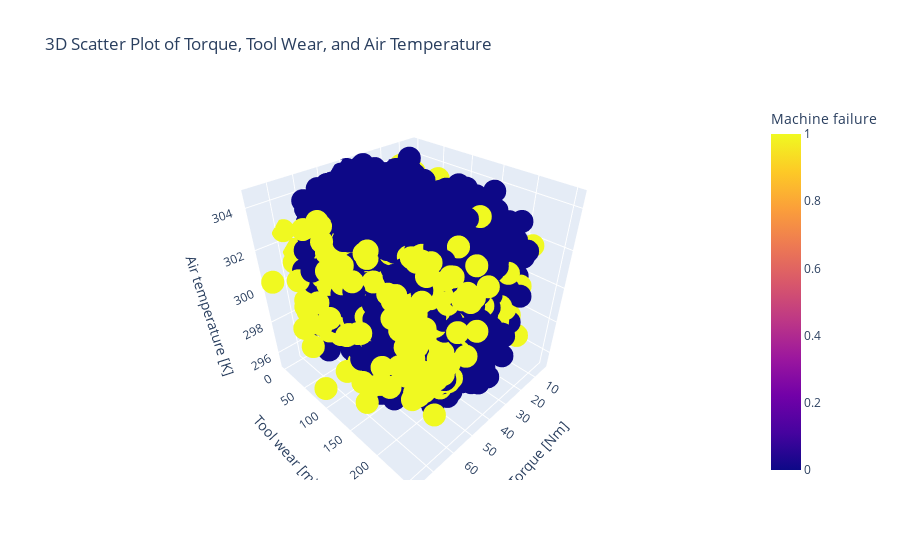

Notebook cell for this chart:
### Code cell
fig = px.scatter_3d(df, x='Torque [Nm]', y='Tool wear [min]', z='Air temperature [K]', 
                    color='Machine failure', title='3D Scatter Plot of Torque, Tool Wear, and Air Temperature')
fig.show()

### Figure 1 — Plotly figure (JSON) as saved in the notebook; plotly's stock layout.template omitted (floating-point values rounded to 4 significant figures; data arrays with more than 128 entries replaced by an {"elided": "..."} marker saying what was removed)
{"data": [{"hovertemplate": "Torque [Nm]=%{x}<br>Tool wear [min]=%{y}<br>Air temperature [K]=%{z}<br>Machine failure=%{marker.color}<extra></extra>", "legendgroup": "", "marker": {"color": {"elided": "10000 int values"}, "coloraxis": "coloraxis", "symbol": "circle"}, "mode": "markers", "name": "", "scene": "scene", "showlegend": false, "type": "scatter3d", "x": {"elided": "10000 float values"}, "y": {"elided": "10000 int values"}, "z": {"elided": "10000 float values"}}], "layout": {"coloraxis": {"colorbar": {"title": {"text": "Machine failure"}}, "colorscale": [[0, "#0d0887"], [0.1111, "#46039f"], [0.2222, "#7201a8"], [0.3333, "#9c179e"], [0.4444, "#bd3786"], [0.5556, "#d8576b"], [0.6667, "#ed7953"], [0.7778, "#fb9f3a"], [0.8889, "#fdca26"], [1, "#f0f921"]]}, "legend": {"tracegroupgap": 0}, "scene": {"domain": {"x": [0, 1], "y": [0, 1]}, "xaxis": {"title": {"text": "Torque [Nm]"}}, "yaxis": {"title": {"text": "Tool wear [min]"}}, "zaxis": {"title": {"text": "Air temperature [K]"}}}, "title": {"text": "3D Scatter Plot of Torque, Tool Wear, and Air Temperature"}}}
